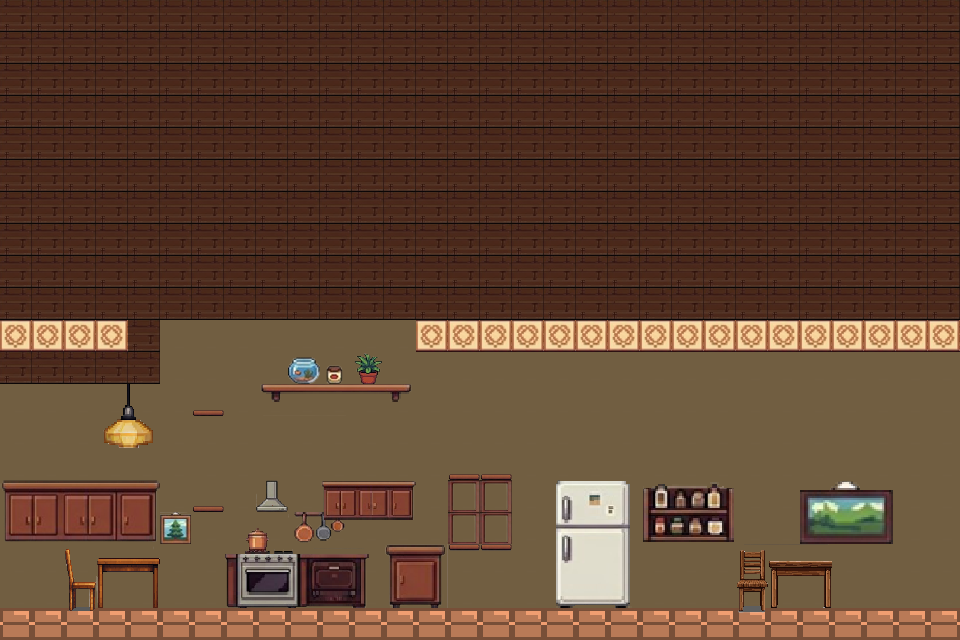

Below is a game level as drawn by its tile map, then a one-line description and the .tmx that defines it (tile-layer data replaced by summaries):
An orthogonal 30x20 tile map with 32x32 px tiles, 4 tile layers (background, collision, thing2, thing1) and 21 objects.

<map version="1.10" tiledversion="1.12.0" orientation="orthogonal" renderorder="right-down" width="30" height="20" tilewidth="32" tileheight="32" infinite="0" nextlayerid="7" nextobjectid="31">
 <tileset firstgid="1" source="interior-house.tsx" />
 <layer id="1" name="background" width="30" height="20" opacity="0.48">
  <data>[600 cells, 600 non-empty, 2 distinct tile ids]</data>
 </layer>
 <layer id="2" name="collision" width="30" height="20">
  <data>[600 cells, 63 non-empty, 10 distinct tile ids]</data>
 </layer>
 <layer id="5" name="thing2" width="30" height="20">
  <data>[600 cells, 2 non-empty, 2 distinct tile ids]</data>
 </layer>
 <layer id="4" name="thing1" width="30" height="20">
  <data>[600 cells, 102 non-empty, 91 distinct tile ids]</data>
 </layer>
 <objectgroup id="3" name="ground">
  <object id="1" x="0" y="608" width="960" height="30" />
  <object id="6" x="266.364" y="481.545" width="10.2727" height="3.45455" />
  <object id="8" x="224.909" y="554.182" width="144.182" height="4.18182" />
  <object id="9" x="385.636" y="544.727" width="58.9091" height="6.36364" />
  <object id="10" x="449.455" y="544.182" width="62.5455" height="6" />
  <object id="11" x="449.091" y="474.364" width="62.3636" height="5.27273" />
  <object id="12" x="322.364" y="480.182" width="92.5455" height="6.72727" />
  <object id="13" x="193.273" y="506.182" width="30" height="5.27273" />
  <object id="14" x="3.27273" y="480.727" width="154.182" height="8.90909" />
  <object id="17" x="106.727" y="425.273" width="44" height="4.54545" />
  <object id="18" x="113.727" y="422.455" width="29.1818" height="2.72727" />
  <object id="19" x="117.091" y="419.818" width="23.4545" height="2.63636" />
  <object id="20" x="70.3636" y="581.273" width="24.7273" height="7.63636" />
  <object id="22" x="96.9091" y="558.909" width="61.8182" height="5.63636" />
  <object id="23" x="192.75" y="410.25" width="30.5" height="5.5" />
  <object id="24" x="262.25" y="384.25" width="148.25" height="8" />
  <object id="27" x="416" y="320" width="544" height="32" />
  <object id="30" x="557.682" y="480.176" width="71" height="11.7273" />
 </objectgroup>
 <objectgroup id="6" name="wall">
  <object id="4" x="557" y="481.25" width="19.25" height="62.75" />
  <object id="15" x="104.165" y="430.216" width="6.36364" height="12.3636" />
  <object id="25" x="416" y="320.5" width="8" height="31.5" />
 </objectgroup>
</map>
